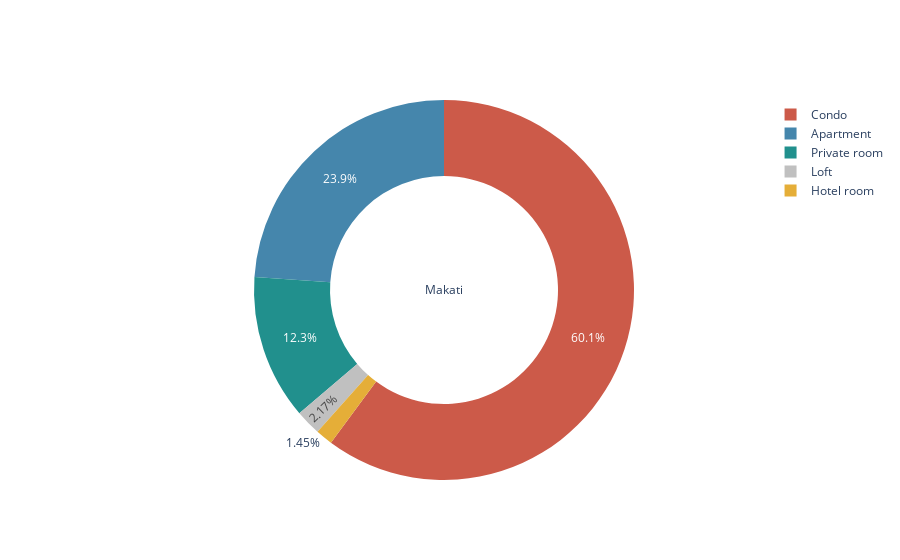
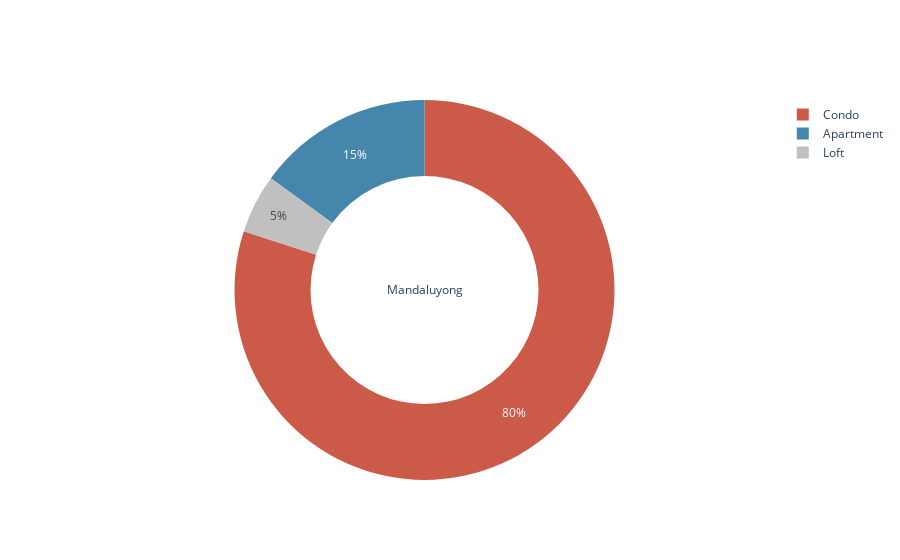
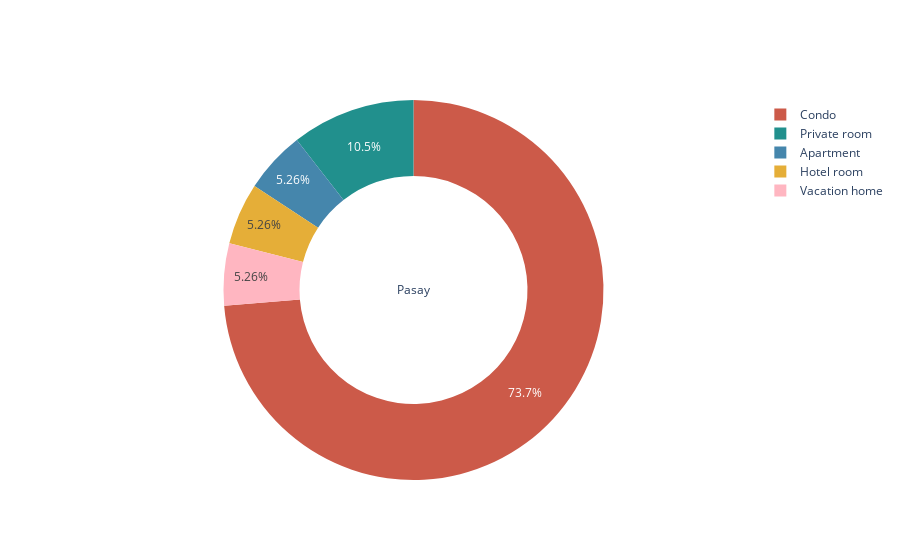
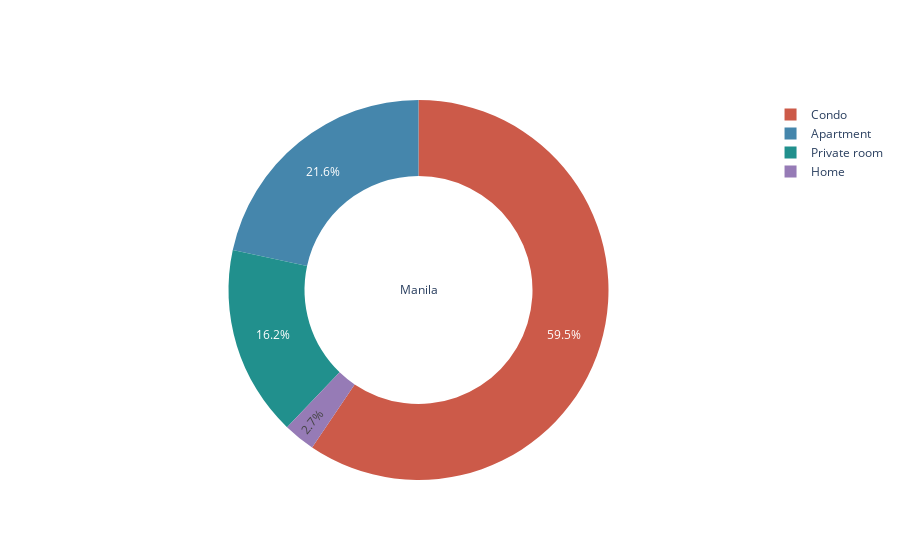

The notebook cell saved with these charts, in order:
### Markdown cell above
## Types of Airbnb Listings per City in Metro Manila

### Code cell
import plotly.offline as pyo
import plotly.graph_objs as go
color_dict = {'Condo': '#cc5a49', 'Apartment' : '#4586ac', 'Private room' : '#21908d', 'Loft' : '#C0C0C0','Hotel room' : '#e5ae38', 'Home' : '#967bb6', 'Vacation home' : '#FFB6C1' }
airbnb_types=dfUNIQUE.groupby(['City', 'Type_of_Airbnb_Listing']).size()
for city in dfUNIQUE.City.unique():
    
    airbnb_reg=airbnb_types[city]
    labels = airbnb_reg.index
    sizes = airbnb_reg.values
              
    colors = [color_dict[x] for x in labels]
    
    plot_num = 321
    plt.subplot(plot_num)
    reg_ch = go.Figure(data = [go.Pie(labels = labels, values = sizes, hole = 0.6)])
    reg_ch.update_traces(title = city, marker=dict(colors=colors))
    reg_ch.show()
    
    plot_num += 1

### Figure 1 — Plotly figure (JSON) as saved in the notebook; plotly's stock layout.template omitted (floating-point values rounded to 4 significant figures)
{"data": [{"hole": 0.6, "labels": ["Apartment", "Condo", "Hotel room", "Loft", "Private room"], "marker": {"colors": ["#4586ac", "#cc5a49", "#e5ae38", "#C0C0C0", "#21908d"]}, "title": {"text": "Makati"}, "type": "pie", "values": [33, 83, 2, 3, 17]}], "layout": {"autosize": true}}

### Figure 2 — Plotly figure (JSON) as saved in the notebook; plotly's stock layout.template omitted (floating-point values rounded to 4 significant figures)
{"data": [{"hole": 0.6, "labels": ["Apartment", "Condo", "Loft"], "marker": {"colors": ["#4586ac", "#cc5a49", "#C0C0C0"]}, "title": {"text": "Mandaluyong"}, "type": "pie", "values": [3, 16, 1]}], "layout": {"autosize": true}}

### Figure 3 — Plotly figure (JSON) as saved in the notebook; plotly's stock layout.template omitted (floating-point values rounded to 4 significant figures)
{"data": [{"hole": 0.6, "labels": ["Apartment", "Condo", "Hotel room", "Private room", "Vacation home"], "marker": {"colors": ["#4586ac", "#cc5a49", "#e5ae38", "#21908d", "#FFB6C1"]}, "title": {"text": "Pasay"}, "type": "pie", "values": [1, 14, 1, 2, 1]}], "layout": {"autosize": true}}

### Figure 4 — Plotly figure (JSON) as saved in the notebook; plotly's stock layout.template omitted (floating-point values rounded to 4 significant figures)
{"data": [{"hole": 0.6, "labels": ["Apartment", "Condo", "Home", "Private room"], "marker": {"colors": ["#4586ac", "#cc5a49", "#967bb6", "#21908d"]}, "title": {"text": "Manila"}, "type": "pie", "values": [8, 22, 1, 6]}], "layout": {"autosize": true}}
